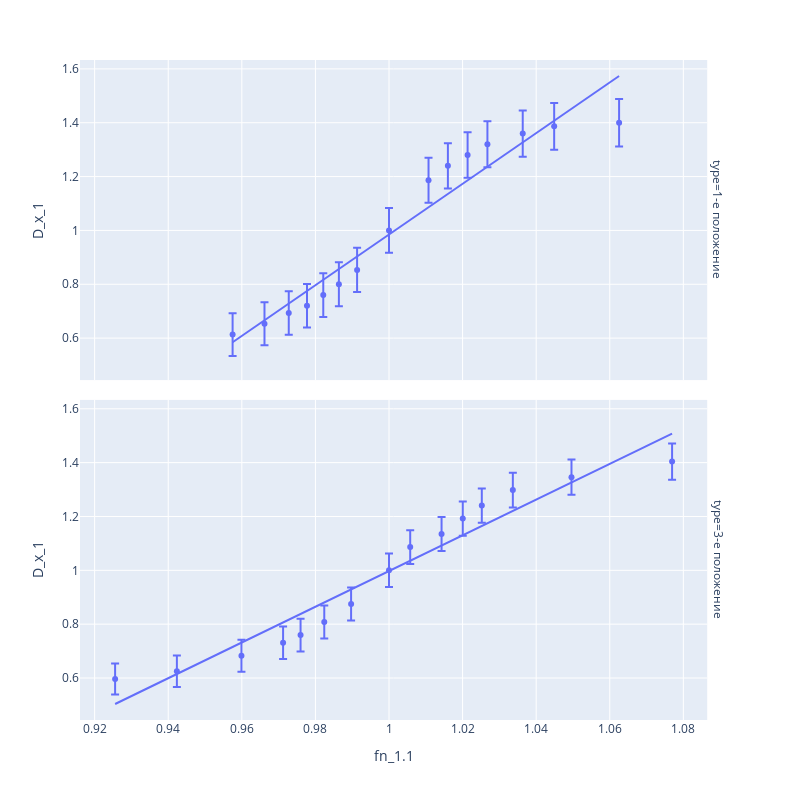

Source (notebook cell):
### Code cell
fig = px.scatter(y_data, x="fn_1.1",
                 y="D_x_1", facet_row='type',
                 trendline="ols",
                error_y=y_data['deviation'],
                 height=800, width=800)

### Figure 1 — Plotly figure (JSON) as saved in the notebook; plotly's stock layout.template omitted (floating-point values rounded to 4 significant figures)
{"data": [{"error_y": {"array": [0.08805, 0.08659, 0.08588, 0.08509, 0.08464, 0.0842, 0.08376, 0.08287, 0.08215, 0.08174, 0.08139, 0.08102, 0.08061, 0.08007, 0.07935]}, "hoverlabel": {"namelength": 0}, "hovertemplate": "type=1-е положение<br>fn_1.1=%{x}<br>D_x_1=%{y}", "legendgroup": "", "marker": {"color": "#636efa", "symbol": "circle"}, "mode": "markers", "name": "", "showlegend": false, "type": "scatter", "x": [1.063, 1.045, 1.036, 1.027, 1.021, 1.016, 1.011, 1, 0.9913, 0.9864, 0.9821, 0.9777, 0.9728, 0.9662, 0.9575], "xaxis": "x2", "y": [1.4, 1.387, 1.36, 1.32, 1.28, 1.24, 1.187, 1, 0.8533, 0.8, 0.76, 0.72, 0.6933, 0.6533, 0.6133], "yaxis": "y2"}, {"hoverlabel": {"namelength": 0}, "hovertemplate": "<b>OLS trendline</b><br>D_x_1 = 9.415724 * fn_1.1 + -8.430964<br>R<sup>2</sup>=0.934688<br><br>type=1-е положение<br>fn_1.1=%{x}<br>D_x_1=%{y} <b>(trend)</b>", "legendgroup": "", "marker": {"color": "#636efa", "symbol": "circle"}, "mode": "lines", "name": "", "showlegend": false, "type": "scatter", "x": [0.9575, 0.9662, 0.9728, 0.9777, 0.9821, 0.9864, 0.9913, 1, 1.011, 1.016, 1.021, 1.027, 1.036, 1.045, 1.063], "xaxis": "x2", "y": [0.5845, 0.6661, 0.7282, 0.7749, 0.8166, 0.8565, 0.9031, 0.9848, 1.086, 1.135, 1.186, 1.237, 1.327, 1.407, 1.574], "yaxis": "y2"}, {"error_y": {"array": [0.06709, 0.06539, 0.06439, 0.06387, 0.06355, 0.06319, 0.06266, 0.0623, 0.06166, 0.0612, 0.0608, 0.0605, 0.0598, 0.05871, 0.05766]}, "hoverlabel": {"namelength": 0}, "hovertemplate": "type=3-е положение<br>fn_1.1=%{x}<br>D_x_1=%{y}", "legendgroup": "", "marker": {"color": "#636efa", "symbol": "circle"}, "mode": "markers", "name": "", "showlegend": false, "type": "scatter", "x": [1.077, 1.05, 1.034, 1.025, 1.02, 1.014, 1.006, 1, 0.9897, 0.9824, 0.976, 0.9712, 0.9599, 0.9423, 0.9256], "xaxis": "x", "y": [1.404, 1.346, 1.298, 1.24, 1.192, 1.135, 1.087, 1, 0.875, 0.8077, 0.7596, 0.7308, 0.6827, 0.625, 0.5962], "yaxis": "y"}, {"hoverlabel": {"namelength": 0}, "hovertemplate": "<b>OLS trendline</b><br>D_x_1 = 6.634636 * fn_1.1 + -5.637267<br>R<sup>2</sup>=0.942112<br><br>type=3-е положение<br>fn_1.1=%{x}<br>D_x_1=%{y} <b>(trend)</b>", "legendgroup": "", "marker": {"color": "#636efa", "symbol": "circle"}, "mode": "lines", "name": "", "showlegend": false, "type": "scatter", "x": [0.9256, 0.9423, 0.9599, 0.9712, 0.976, 0.9824, 0.9897, 1, 1.006, 1.014, 1.02, 1.025, 1.034, 1.05, 1.077], "xaxis": "x", "y": [0.5035, 0.6149, 0.7313, 0.8064, 0.8379, 0.8807, 0.929, 0.9974, 1.036, 1.092, 1.13, 1.165, 1.221, 1.326, 1.508], "yaxis": "y"}], "layout": {"annotations": [{"font": {}, "showarrow": false, "text": "type=3-е положение", "textangle": 90, "x": 0.98, "xanchor": "left", "xref": "paper", "y": 0.2425, "yanchor": "middle", "yref": "paper"}, {"font": {}, "showarrow": false, "text": "type=1-е положение", "textangle": 90, "x": 0.98, "xanchor": "left", "xref": "paper", "y": 0.7575, "yanchor": "middle", "yref": "paper"}], "height": 800, "legend": {"tracegroupgap": 0}, "margin": {"t": 60}, "width": 800, "xaxis": {"anchor": "y", "domain": [0, 0.98], "title": {"text": "fn_1.1"}}, "xaxis2": {"anchor": "y2", "domain": [0, 0.98], "matches": "x", "showticklabels": false}, "yaxis": {"anchor": "x", "domain": [0, 0.485], "title": {"text": "D_x_1"}}, "yaxis2": {"anchor": "x2", "domain": [0.515, 1], "matches": "y", "title": {"text": "D_x_1"}}}}
